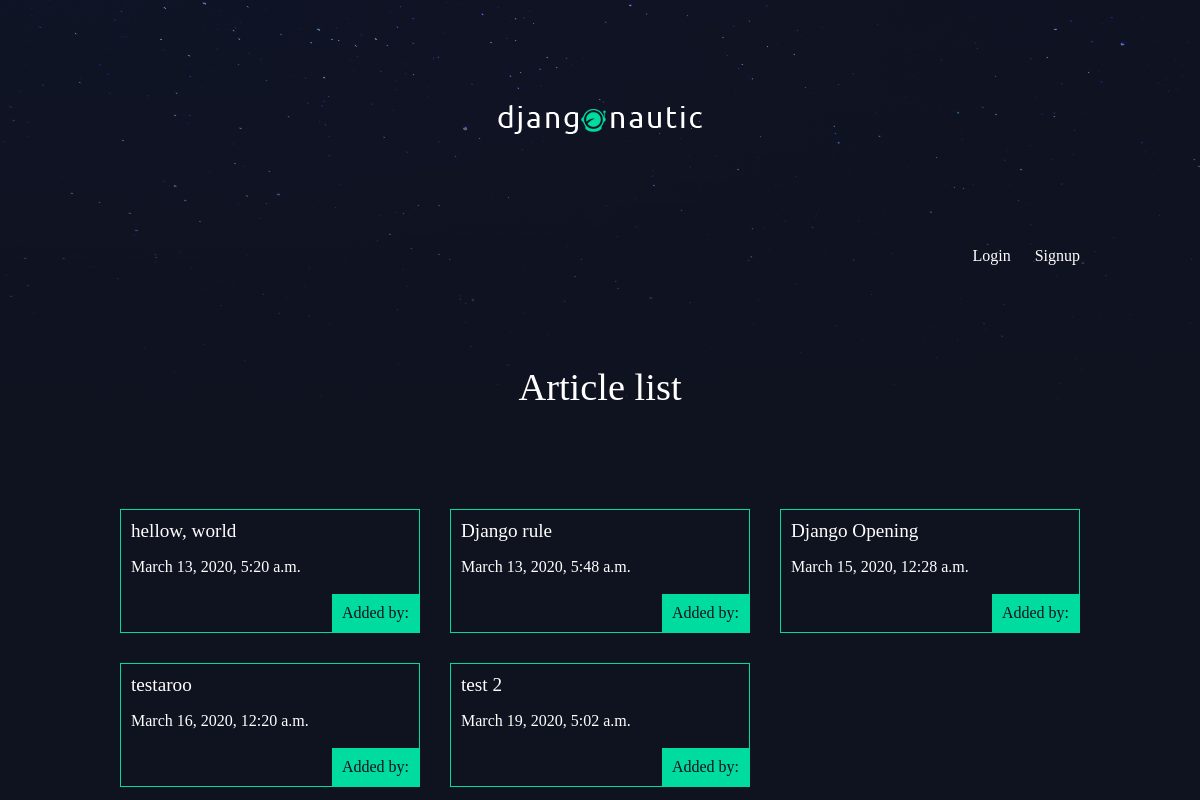
The app's page /articles/, older data.
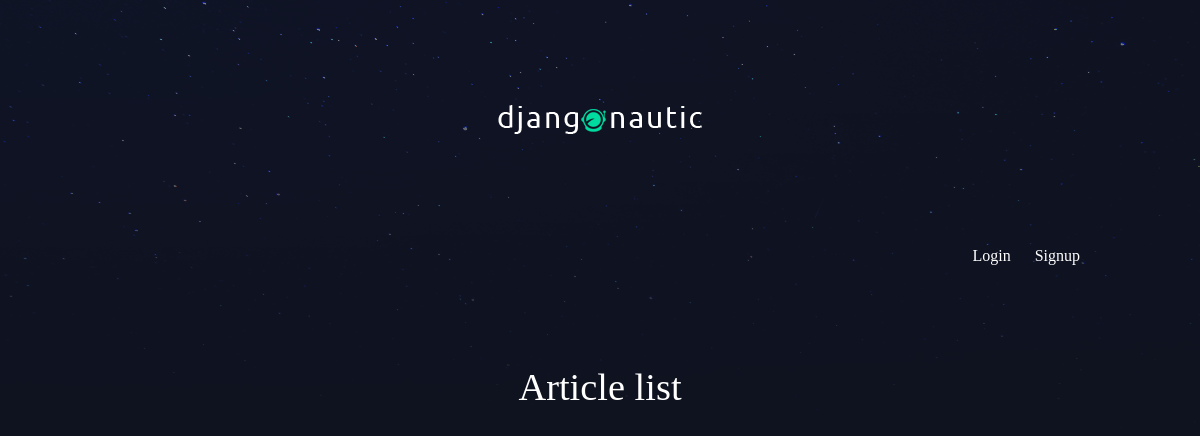
The same page, newer data.
### articles/models.py (models this page shows)
class Article(models.Model):
    title = models.CharField(max_length=100)
    slug = models.SlugField()
    body = models.TextField()
    date = models.DateTimeField(auto_now_add=True)
    thumb = models.ImageField(default='default.png',blank=True)
    author = models.ForeignKey(User,on_delete=models.CASCADE,default=None)

### articles/views.py (the view)
def article_list(request):
    articles = Article.objects.all().order_by('date')
    return render(request,'articles/article_list.html',{'articles':articles})

### articles/Templates/articles/article_list.html (shortened to what this page needs)
{% extends 'base_layout.html' %}
{% block content %}
        <h1>Article list</h1>
        <div class="articles">
            {%for article in articles %}
            <div class="article">
                <h2><a href="{% url 'articles:detail' slug=article.slug %}">{{article.title}}</a></h2>
                <p>{{article.date}}</p>
                <p class="author">Added by: {{article.author.username}}</p>
            </div>
            {% endfor %}
        </div>
{% endblock %}

### Templates/base_layout.html (shortened to what this page needs)
{% load static %}
<!DOCTYPE html>
<html>
    <head>
        <link rel="stylesheet" href="{% static 'style.css'  %}">
    </head>
    <body>
        <div class="wrapper">
            <h1><a href="{% url 'home'%}"><img src="{%static 'logo.png'%}"></a></h1>
            <nav>
                <ul>
                    {% if user.is_authenticated%}
                    <li>
                        <form class="logout-link" action="{% url 'accounts:logout'%}" method="post">
                            {% csrf_token %}
                            <button type=submit>Logout</button>
                        </form>
                    </li>
                    <li><a href="{% url 'articles:create'%}" class="highlight">New Article</a></li>
                    {% else%}
                    <li><a href ="{%url 'accounts:login'%}">Login</a></li>
                    <li><a href ="{%url 'accounts:signup'%}">Signup</a></li>
                    {% endif %}
                </ul>
            </nav>
            {% block content %}
            {% endblock %}
        </div>
    </body>
</html>

### assets/style.css (style rules this page uses)
body { background-color: #0f121f; background-image: url(/static/stars.png); background-repeat: no-repeat; color: #fff; }
body * { font-family: Ubuntu; }
h1, h2, h3, h4, h5 { font-weight: normal; margin: 0; }
a, a:hover, a:visited { color: #fff; text-decoration: none; }
.wrapper { max-width: 960px; margin: 0 auto; }
div.wrapper > h1 { text-align: center; margin: 100px auto; font-size: 2.4em }
nav { justify-self: end; }
nav li { display: inline-block; list-style-type: none; margin-left: 20px; }

Row changes from the older to the newer data that the page shows:
removed Article: title "hellow, world", date "March 13, 2020, 5:20 a.m."
removed Article: title "Django rule", date "March 13, 2020, 5:48 a.m."
removed Article: title "Django Opening", date "March 15, 2020, 12:28 a.m."
removed Article: title "testaroo", date "March 16, 2020, 12:20 a.m."
removed Article: title "test 2", date "March 19, 2020, 5:02 a.m."
